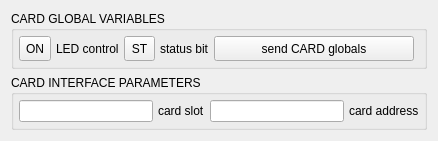
<?xml version="1.0" encoding="UTF-8"?>
<ui version="4.0">
 <class>dfbcard_globals</class>
 <widget class="QWidget" name="dfbcard_globals">
  <layout class="QVBoxLayout" name="globals_layout">
   <item>
    <widget class="QGroupBox" name="card_glb_widget">
     <property name="title">
      <string>CARD GLOBAL VARIABLES</string>
     </property>
     <layout class="QGridLayout" name="card_glb_layout">
      <property name="leftMargin">
       <number>5</number>
      </property>
      <property name="topMargin">
       <number>5</number>
      </property>
      <property name="rightMargin">
       <number>10</number>
      </property>
      <property name="bottomMargin">
       <number>5</number>
      </property>
      <property name="spacing">
       <number>5</number>
      </property>
      <item row="0" column="0">
       <widget class="QToolButton" name="LED_button">
        <property name="minimumSize">
         <size>
          <width>0</width>
          <height>25</height>
         </size>
        </property>
        <property name="maximumSize">
         <size>
          <width>16777215</width>
          <height>25</height>
         </size>
        </property>
        <property name="text">
         <string>ON</string>
        </property>
        <property name="checkable">
         <bool>true</bool>
        </property>
        <property name="checked">
         <bool>false</bool>
        </property>
       </widget>
      </item>
      <item row="0" column="1">
       <widget class="QLabel" name="led_lbl">
        <property name="text">
         <string>LED control</string>
        </property>
        <property name="alignment">
         <set>Qt::AlignLeft|Qt::AlignVCenter</set>
        </property>
       </widget>
      </item>
      <item row="0" column="2">
       <widget class="QToolButton" name="status_button">
        <property name="minimumSize">
         <size>
          <width>0</width>
          <height>25</height>
         </size>
        </property>
        <property name="maximumSize">
         <size>
          <width>16777215</width>
          <height>25</height>
         </size>
        </property>
        <property name="text">
         <string>ST</string>
        </property>
        <property name="checkable">
         <bool>true</bool>
        </property>
        <property name="checked">
         <bool>false</bool>
        </property>
       </widget>
      </item>
      <item row="0" column="3">
       <widget class="QLabel" name="status_lbl">
        <property name="text">
         <string>status bit</string>
        </property>
        <property name="alignment">
         <set>Qt::AlignLeft|Qt::AlignVCenter</set>
        </property>
       </widget>
      </item>
      <item row="0" column="4">
       <widget class="QPushButton" name="card_glb_send">
        <property name="minimumSize">
         <size>
          <width>200</width>
          <height>25</height>
         </size>
        </property>
        <property name="maximumSize">
         <size>
          <width>200</width>
          <height>25</height>
         </size>
        </property>
        <property name="text">
         <string>send CARD globals</string>
        </property>
       </widget>
      </item>
     </layout>
    </widget>
   </item>
   <item>
    <widget class="QGroupBox" name="class_interface_widget">
     <property name="title">
      <string>CARD INTERFACE PARAMETERS</string>
     </property>
     <property name="focusPolicy">
      <enum>Qt::NoFocus</enum>
     </property>
     <layout class="QGridLayout" name="controls_layout">
      <property name="leftMargin">
       <number>5</number>
      </property>
      <property name="topMargin">
       <number>5</number>
      </property>
      <property name="rightMargin">
       <number>5</number>
      </property>
      <property name="bottomMargin">
       <number>5</number>
      </property>
      <property name="spacing">
       <number>5</number>
      </property>
      <item row="0" column="0">
       <widget class="QLineEdit" name="slot_indicator">
        <property name="focusPolicy">
         <enum>Qt::NoFocus</enum>
        </property>
        <property name="alignment">
         <set>Qt::AlignRight|Qt::AlignVCenter</set>
        </property>
        <property name="readOnly">
         <bool>true</bool>
        </property>
       </widget>
      </item>
      <item row="0" column="1">
       <widget class="QLabel" name="slot_label">
        <property name="text">
         <string>card slot</string>
        </property>
        <property name="alignment">
         <set>Qt::AlignLeft|Qt::AlignVCenter</set>
        </property>
       </widget>
      </item>
      <item row="0" column="2">
       <widget class="QLineEdit" name="addr_indicator">
        <property name="focusPolicy">
         <enum>Qt::NoFocus</enum>
        </property>
        <property name="alignment">
         <set>Qt::AlignRight|Qt::AlignVCenter</set>
        </property>
        <property name="readOnly">
         <bool>true</bool>
        </property>
       </widget>
      </item>
      <item row="0" column="3">
       <widget class="QLabel" name="addr_label">
        <property name="text">
         <string>card address</string>
        </property>
        <property name="alignment">
         <set>Qt::AlignLeft|Qt::AlignVCenter</set>
        </property>
       </widget>
      </item>
     </layout>
    </widget>
   </item>
  </layout>
 </widget>
 <resources/>
 <connections/>
</ui>
